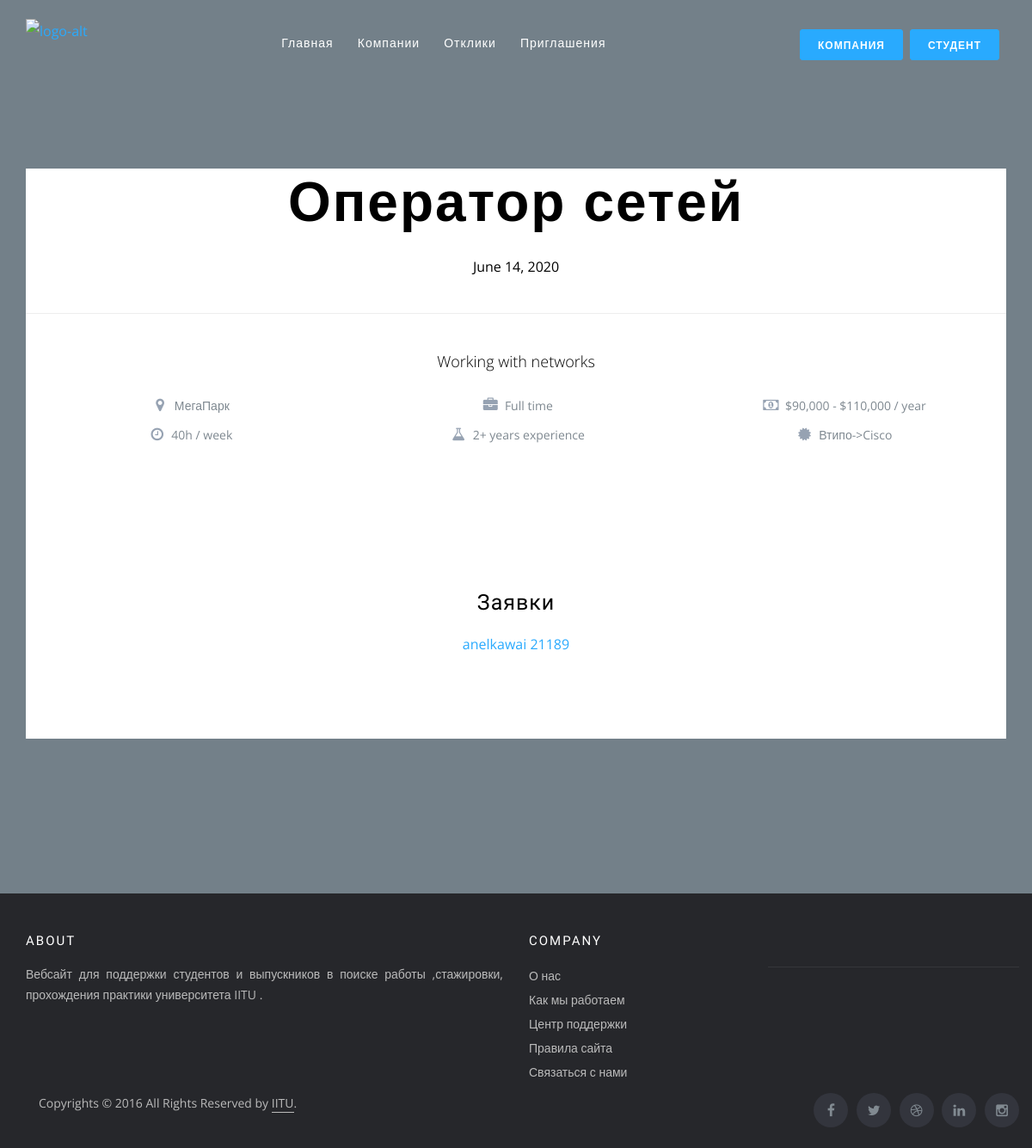
The page /company/company/vacancy/detail/1 on the database as committed earlier.
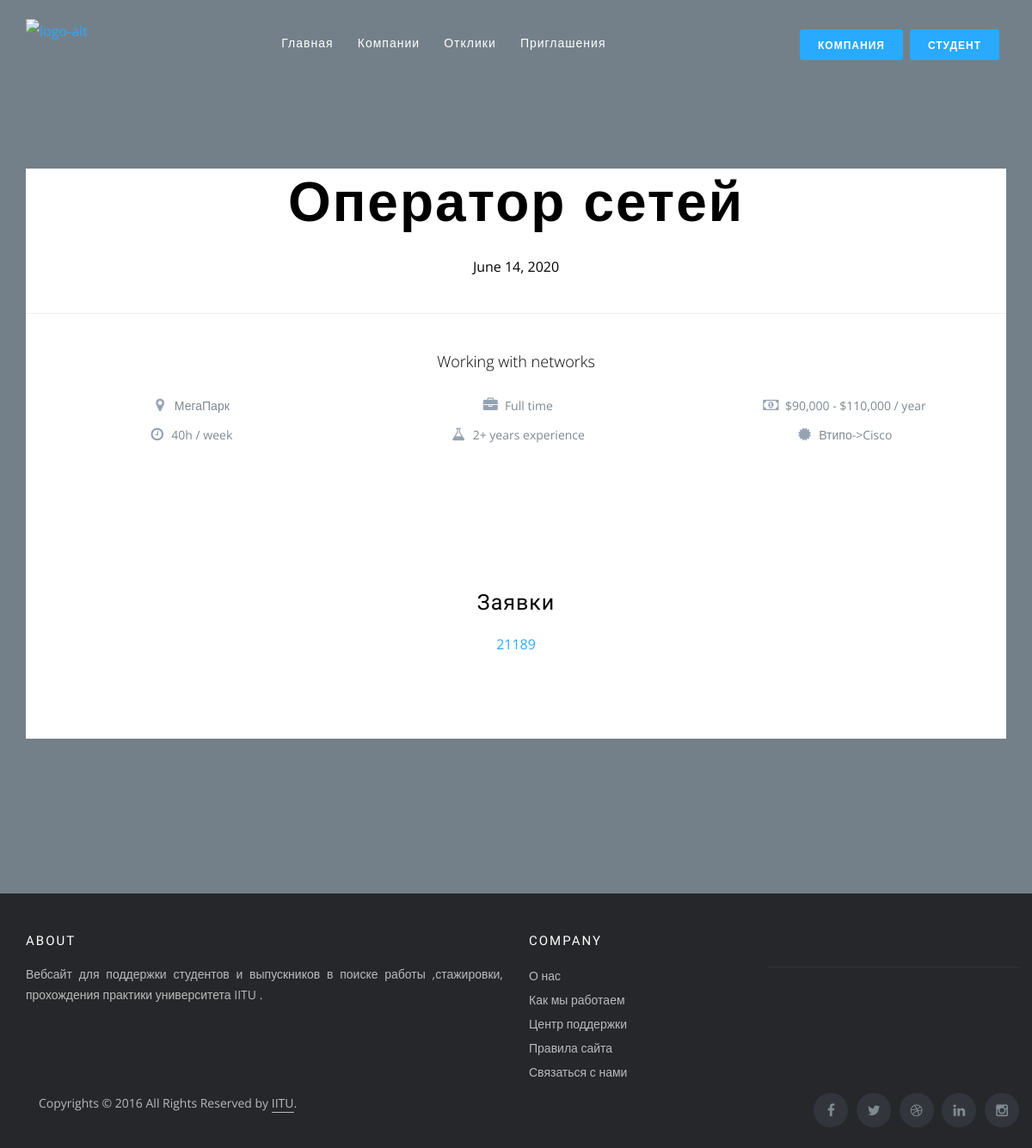
The same page on the database as committed later.
### company/models.py (models this page shows, shortened)
class ChoiceVacancy(models.Model):
    student = models.ForeignKey(Student, on_delete=models.CASCADE)
    vacancy = models.ForeignKey(Vacancy, on_delete=models.CASCADE)
    success = models.BooleanField(default=False)
    message = models.TextField(null = True,blank=True)
    created_date = models.DateField(auto_now=True)

### university/models.py (models this page shows, shortened)
class Student(models.Model):
    user = models.ForeignKey(User, on_delete=models.CASCADE,related_name="student")
    first_name = models.CharField(max_length=255)
    last_name = models.CharField(max_length=255)
    datebirth = models.DateField(blank=True, null=True)
    speciality = models.ForeignKey(Speciality, on_delete=models.CASCADE, blank=True, null=True)
    elective = models.ForeignKey(Elective, on_delete=models.CASCADE, blank=True, null=True)

### company/views.py (the view)
# urls.py: path("company/vacancy/detail/<int:pk>", views.company_vacancy, name="company_vacancy"),
def company_vacancy(request, pk):
    vacancy = Vacancy.objects.get(pk=pk)
    senders = ChoiceVacancy.objects.all().filter(vacancy=vacancy)
    d = {
        "vacancy": vacancy,
        "senders": senders,
    }
    return render(request, "company/company_vacancy.html", context=d)

### company/templates/company/company_vacancy.html (shortened to what this page needs)
{%extends 'students/room_base.html'%}
{%load static%}
{%block content%}
<div class="header-detail" style="background-color:white;color:black">
          <div class="hgroup">
            <h1>{{vacancy.name}}</h1>
          </div>
          <time datetime="2016-03-03 20:00"> {{vacancy.created_date}}</time>
          <hr>
            <p class="lead">{{vacancy.description}}</p>
          <ul class="details cols-3">
            <li>
              <i class="fa fa-map-marker"></i>
              <span>{{vacancy.company.address}}</span>
            </li>
            <li>
              <i class="fa fa-briefcase"></i>
              <span>Full time</span>
            </li>
            <li>
              <i class="fa fa-money"></i>
              <span>$90,000 - $110,000 / year</span>
            </li>
            <li>
              <i class="fa fa-clock-o"></i>
              <span>40h / week</span>
            </li>
            <li>
              <i class="fa fa-flask"></i>
              <span>2+ years experience</span>
            </li>
            <li>
              <i class="fa fa-certificate"></i>
              <a href="#">{{vacancy.speciality.name}}->{{vacancy.elective.name}}</a>
            </li>
          </ul>
      <section>
          <br>
          <h4>Заявки</h4>
          {%for i in senders%}
          <a href="{%url 'student_detail' pk=i.student.pk id=vacancy.pk%}">{{i.student.user.username}}</a>
          {%endfor%}
      </section>
        </div>
{%endblock%}

Rows that differ between the two databases and show on the page:
removed ChoiceVacancy: student.user.username "anelkawai"
